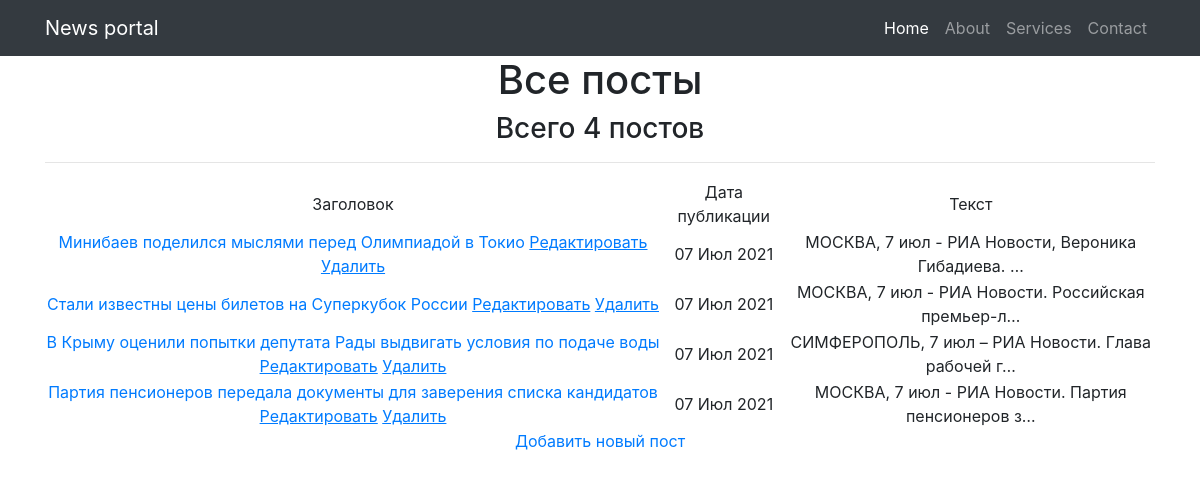
The page / on the database its author committed.
### news/models.py (models this page shows, shortened)
class Post(models.Model):
    author = models.ForeignKey(Author, on_delete=models.CASCADE, verbose_name='Автор')
    NEWS = 'NW'
    ARTICLE = 'AR'
    RUBRIC = (
        (NEWS, 'Новость'), (ARTICLE, 'Статья')
    )
    categoryType = models.CharField(max_length=2, choices=RUBRIC, default=ARTICLE)
    time_post = models.DateTimeField(auto_now_add=True, verbose_name='Время публикации')
    postCategory = models.ManyToManyField(Category, through='PostCategory', verbose_name='Категория')
    title = models.CharField(max_length=128, verbose_name='Заголовок')
    text = models.TextField()
    rating = models.SmallIntegerField(default=0)
    class Meta:
        verbose_name = 'Публикация'
        verbose_name_plural = 'Публикации'

### news/views.py (the view)
# urls.py: path('', cache_page(60)(PostsList.as_view())),
class PostsList(ListView):
    model = Post
    template_name = 'posts.html'
    context_object_name = 'posts'
    queryset = Post.objects.order_by('-id')
    paginate_by = 10
    form_class = PostForm
    def get_filter(self):
        return PostsFilter(self.request.GET, queryset=super().get_queryset())
    def get_queryset(self):
        return self.get_filter().qs
    def get_context_data(self, **kwargs):
        context = super().get_context_data(**kwargs)
        context['time_now'] = datetime.utcnow()
        context['categories'] = Category.objects.all()
        return context

### news/templatetags/custom_filters.py (called while the page is built)
@register.filter(name='censor')  # регистрируем наш фильтр под именем Censor
def censor(text):
    for word in censored_words:
        if word in text:
            text = text.replace(word, '-censored-')
        else:
            continue
    return text

### news/templates/news/posts.html (shortened to what this page needs)
{% extends 'flatpages/default.html' %}
{% load custom_filters %}
{% load cache %}
{% block content %}
<h1>Все посты</h1>
<h3> Всего {{ posts|length }} постов </h3>
<hr>
{% if posts %}
    <table>
        <tr>
            <td>
                Заголовок
            </td>
            <td>
                Дата публикации
            </td>
            <td>
                Текст
            </td>
        </tr>
    {% for post in posts %}
        <tr>
            <td>
            <a href="{% url 'post_detail' post.id %}">{{ post.title }}</a>
                {% cache 300 urls %}
            <a href="{% url 'post_update' post.id %}"><u>Редактировать</u></a>
            <a href="{% url 'post_delete' post.id %}"><u> Удалить </u></a>
                {% endcache %}
        </td>
            <td>
                {{ post.time_post|date:'d M Y' }}
            </td>
            <td>
                {{ post.text|censor|truncatechars:50 }}
            </td>
        </tr>
    {% endfor %}
    </table>
<a href="{% url 'posts_create' %}">Добавить новый пост</a> <br>
{% endif %}
{% endblock content %}

### rows shown on the page
Post: title "Минибаев поделился мыслями перед Олимпиадой в Токио", time_post "07 Июл 2021", text|censor "МОСКВА, 7 июл - РИА Новости, Вероника Гибадиева. …"
Post: title "Стали известны цены билетов на Суперкубок России", time_post "07 Июл 2021", text|censor "МОСКВА, 7 июл - РИА Новости. Российская премьер-л…"
Post: title "В Крыму оценили попытки депутата Рады выдвигать условия по подаче воды", time_post "07 Июл 2021", text|censor "СИМФЕРОПОЛЬ, 7 июл – РИА Новости. Глава рабочей г…"
Post: title "Партия пенсионеров передала документы для заверения списка кандидатов", time_post "07 Июл 2021", text|censor "МОСКВА, 7 июл - РИА Новости. Партия пенсионеров з…"

### other values the page prints
{{ posts|length }} "4"
